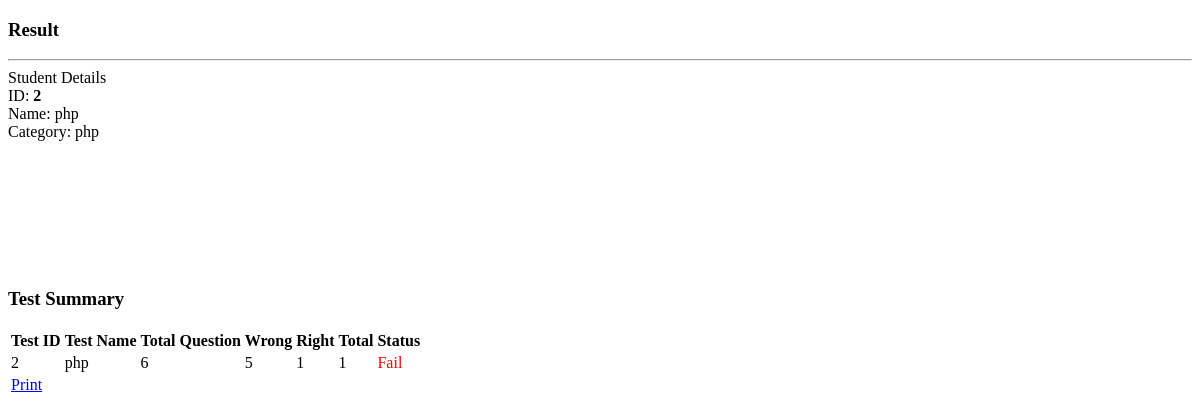
The page /php/result.php (signed in) on the database its author committed.
### tables this page shows
CREATE TABLE IF NOT EXISTS `result_students` (
  `id` int(10) NOT NULL AUTO_INCREMENT,
  `student_id` int(10) NOT NULL,
  `test_id` int(10) NOT NULL,
  `total_marks` int(10) DEFAULT NULL,
  `attempt` int(10) NOT NULL,
  PRIMARY KEY (`id`)
);

CREATE TABLE IF NOT EXISTS `students` (
  `id` int(10) NOT NULL AUTO_INCREMENT,
  `fullname` varchar(100) NOT NULL,
  `username` varchar(50) NOT NULL,
  `password` varchar(50) NOT NULL,
  `email` varchar(50) NOT NULL,
  `login_type` varchar(50) NOT NULL,
  `studentcategory` varchar(10) NOT NULL,
  `stud_city` varchar(50) NOT NULL,
  `stud_phone` varchar(50) NOT NULL,
  `isActive` tinyint(1) NOT NULL DEFAULT '1',
  `attendTest` int(1) NOT NULL DEFAULT '0',
  `test_id` int(10) NOT NULL,
  `score` int(10) NOT NULL,
  PRIMARY KEY (`id`)
);

### php/result.php (the view, shortened to what this page needs)
<?php
$id = $_SESSION['id'];
$sql = "select * from score_students where stud_id = '$id'";
$result = mysql_query($sql) or die(mysql_error());
$count = mysql_num_rows($result);
?>
<!DOCTYPE html>
<html>
<head>
</head>
<body>
<?php
$sql = "select * from result_students where student_id = '$id'";
$result = mysql_query($sql) or die(mysql_error());
$row = mysql_fetch_object($result);
$sid = $row->student_id;
$tid = $row->test_id;
$tm = $row->total_marks;
?>
<div class="panel-body">
    <div class="row">
        <div class="col-xs-12">
            <div class="text-center">
				<h3>Result</h3>
            </div>
            <hr>
            <div class="row">
				<?php
						$sql2 = "select * from students where id = '$sid'";
						$result2 = mysql_query($sql2) or die(mysql_error());
						$value = mysql_fetch_object($result2);
						$name = $value->username;
						$category = $value->studentcategory;
				?>
                <div class="col-xs-12 col-md-5 col-lg-6 pull-center">
                    <div class="panel panel-default height">
                        <div class="panel-heading">Student Details</div>
                        <div class="panel-body">
						ID: <strong><?php echo $sid; ?></strong><br>
						Name: <?php echo $name; ?><br>
						Category: <?php echo $category; ?>
                        </div>
                    </div>
                </div>
            </div>
			<div class="row">
        <div class="col-md-12">
            <div class="panel panel-default">
                <div class="panel-heading">
                    <h3 class="text-center"><strong>Test Summary</strong></h3>
                </div>
                <div class="panel-body">
                    <div class="table-responsive">
                        <table class="table table-condensed">
                            <thead>
                                <tr>
                                    <td><strong>Test ID</strong></td>
									<td><strong>Test Name</strong></td>
                                    <td><strong>Total Question</strong></td>
                                    <td><strong>Wrong</strong></td>
                                    <td><strong>Right</strong></td>
									<td><strong>Total</strong></td>
									<td><strong>Status</strong></td>
                                </tr>
                            </thead>
                            <tbody>
                                <tr>
                                    <td><?php echo $tid;  ?></td>
									<td><?php echo $category; ?></td>
                                    <td><?php echo $count; $wrong = $count-$tm; $right = $tm; ?></td>
                                    <td><?php echo $wrong; ?></td>
                                    <td><?php echo $right; ?></td>
									<td><?php echo $tm; ?></td>
									<td><?php if($tm >=20) {?><font color='gree'>Pass</font><?php } ?><font color='red'>Fail</font></td>
                                </tr>
									<tr>
								<td colspan='7' halign='center'>
								<a href="#" class="btn btn-info" onclick="javascript:window.print();"><i class="fa fa-print"></i> Print</a></td></tr>
                            </tbody>
                        </table>
                    </div>
                </div>
            </div>
        </div>
    </div>
        </div>
    </div>
	</div>
	</body>
	</html>

### php/result.php (style rules this page uses)
.height { min-height: 200px; }

### rows shown on the page
result_students: student "2", test "2", total_marks "5", total_marks "1"
students: username "php", studentcategory "php"

### other values the page prints
$count "6"
